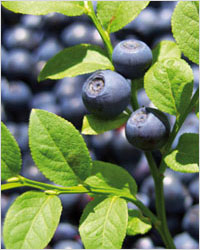
%> input picture image3.jpg, 200 x 250 px
$ octave text.m   (GNU Octave 9; MATLAB toolbox functions it lacks are replaced by stand-ins)
%> lines starting %> are read from the running program, lines starting %| are printed output that depends on the picture
clc
close all
clear all
image=imread('image3.jpg');
%> image is the input picture: size 250x200x3 uint8; mean R, G, B 110.7, 128.2, 90.7
sizes=size(image);
%> sizes = [250 200 3]
imtool(image);
image=imfilter(image,fspecial('average', 10));
imtool(image);
r_g=im2double(image(:,:,1)-image(:,:,2));
g_r=im2double(image(:,:,2)-image(:,:,1));
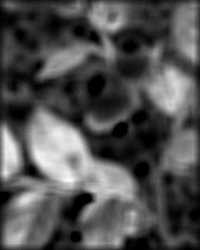
%> g_r: size 250x200 double; min 0, max 0.212, mean 0.0681; drawn with min black and max white
imtool(r_g);
imtool(g_r);

K=1;

bRG=mean2(r_g)+K*std2(r_g)
%> bRG = 0.00376
bGR=mean2(g_r)+K*std2(g_r)
%> bGR = 0.116

for i=1:sizes(1)
    for j=1:sizes(2)
        if r_g(i,j) > 0.1
           image(i,j,:)=[255 0 0];
           continue;
        end
        if g_r(i,j) > 0.1
           image(i,j,:)=[0 255 0];
           continue;
        end
        image(i,j,:)=[0 0 0];
    end
end
imtool(image);

for i=1:sizes(1)
    for j=1:sizes(2)
        if r_g(i,j) > bRG
           image(i,j,:)=[255 0 0];
           continue;
        end
        if g_r(i,j) > bGR
           image(i,j,:)=[0 255 0];
           continue;
        end
        image(i,j,:)=[0 0 0];
    end
end
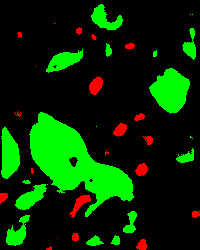
%> image: size 250x200x3 uint8; mean R, G, B 6, 46.1, 0
imtool(image);
%%
image=imread('image3.jpg');
image=im2double(image);
%> image: size 250x200x3 double
image=imfilter(image,fspecial('average', 10));
sizes=size(image);
for i=1:sizes(1)
    for j=1:sizes(2)
        Sum=sum(image(i,j,:));
        for k=1:3
            image(i,j,k)=image(i,j,k)/Sum;
        end
    end
end
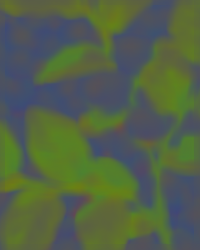
%> image: size 250x200x3 double; mean R, G, B 0.328, 0.388, 0.284
imtool(image);
imtool(image(:,:,1));
imtool(image(:,:,2));
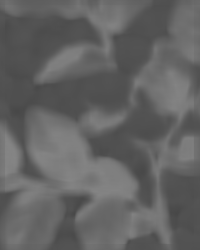
%> displayed picture: size 250x200, on the screen's scale of 0 to 255; min 71, max 133, mean 99
figure();
surfc(image(:,:,2));
figure();
surfc(image(:,:,3));
seg=image(140:159,180:199,:);
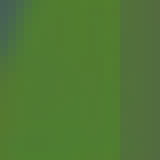
%> seg: size 20x20x3 double (shown 8 times larger); mean R, G, B 0.317, 0.473, 0.21
imtool(seg);
figure();
vector=zeros(3,400);
for i=1:20
    for j=1:20
        for k=1:3
            vector(k,20*(i-1)+j)=seg(i,j,k)
        end
    end
end
%> after the loop, vector = 400 columns, first 8: [0.282 0.285 0.291 0.297 0.305 0.312 0.316 0.319; 0.379 0.394 0.42 0.45 0.475 0.489 0.493 0.494; 0.338 0.321 0.29 0.252 0.219 0.199 0.19 0.188]

scatter3(vector(1,:),vector(2,:),vector(3,:),'filled');
xlabel('r');
ylabel('g');
zlabel('b');
figure();
scatter(vector(1,:),vector(2,:));
xlabel('r');
ylabel('g');
%%
image=imread('01.png');
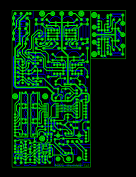
%> input picture 01.png, 136 x 177 px
%> image is the input picture: size 177x136x3 uint8; mean R, G, B 0.7, 47.3, 14.7
sizes=size(image);
%> sizes = [177 136 3]
imtool(image);
image=rgb2gray(image);
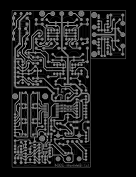
%> image: size 177x136 uint8; min 0, max 160, mean 29.7
image=im2double(image);
%> image: size 177x136 double
%> (the run ends here)
